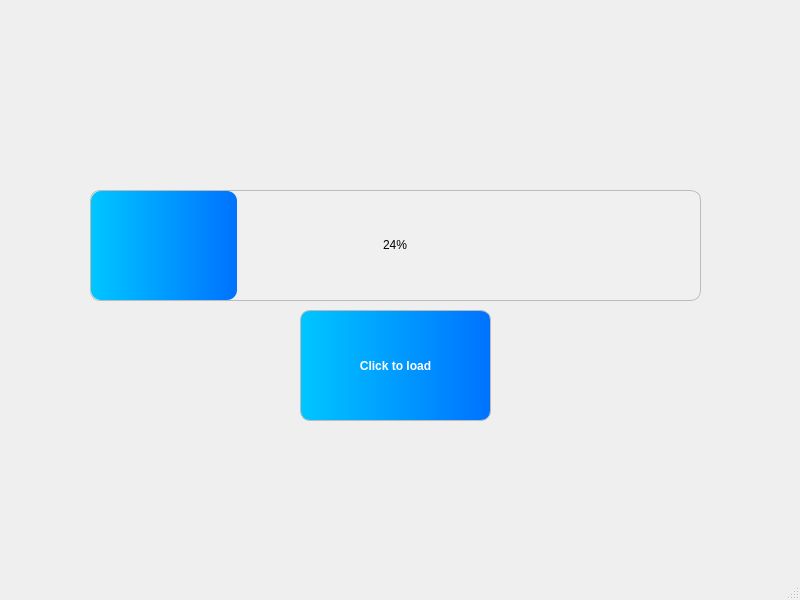
<?xml version="1.0" encoding="UTF-8"?>
<ui version="4.0">
 <class>MainWindow</class>
 <widget class="QMainWindow" name="MainWindow">
  <property name="geometry">
   <rect>
    <x>0</x>
    <y>0</y>
    <width>800</width>
    <height>600</height>
   </rect>
  </property>
  <property name="windowTitle">
   <string>MainWindow</string>
  </property>
  <widget class="QWidget" name="centralwidget">
   <widget class="QProgressBar" name="loadingBar">
    <property name="geometry">
     <rect>
      <x>90</x>
      <y>190</y>
      <width>611</width>
      <height>111</height>
     </rect>
    </property>
    <property name="styleSheet">
     <string notr="true">QProgressBar {
    border: 1px solid #bbbbbb;
    border-radius: 10px;
    text-align: center;
    background-color: #f0f0f0;
}

QProgressBar::chunk {
    border-radius: 10px;
    background-color: qlineargradient(spread:pad, x1:0, y1:0, x2:1, y2:0, stop:0 #00c6ff, stop:1 #0072ff);
}</string>
    </property>
    <property name="value">
     <number>24</number>
    </property>
   </widget>
   <widget class="QPushButton" name="pushButton">
    <property name="geometry">
     <rect>
      <x>300</x>
      <y>310</y>
      <width>191</width>
      <height>111</height>
     </rect>
    </property>
    <property name="styleSheet">
     <string notr="true">QPushButton {
    color: white;
    font-weight: bold;
    border: 1px solid #bbbbbb;
    border-radius: 10px;
    padding: 6px 12px;
    background-color: qlineargradient(spread:pad, x1:0, y1:0, x2:1, y2:0, stop:0 #00c6ff, stop:1 #0072ff);
}

QPushButton:hover {
    background-color: qlineargradient(spread:pad, x1:0, y1:0, x2:1, y2:0, stop:0 #33d1ff, stop:1 #338aff);
}

QPushButton:pressed {
    background-color: qlineargradient(spread:pad, x1:0, y1:0, x2:1, y2:0, stop:0 #0072ff, stop:1 #00c6ff);
}

QPushButton:disabled {
    background-color: #e0e0e0;
    color: #a0a0a0;
    border: 1px solid #cccccc;
}</string>
    </property>
    <property name="text">
     <string>Click to load</string>
    </property>
   </widget>
  </widget>
  <widget class="QMenuBar" name="menubar">
   <property name="geometry">
    <rect>
     <x>0</x>
     <y>0</y>
     <width>800</width>
     <height>26</height>
    </rect>
   </property>
  </widget>
  <widget class="QStatusBar" name="statusbar"/>
 </widget>
 <resources/>
 <connections/>
</ui>
